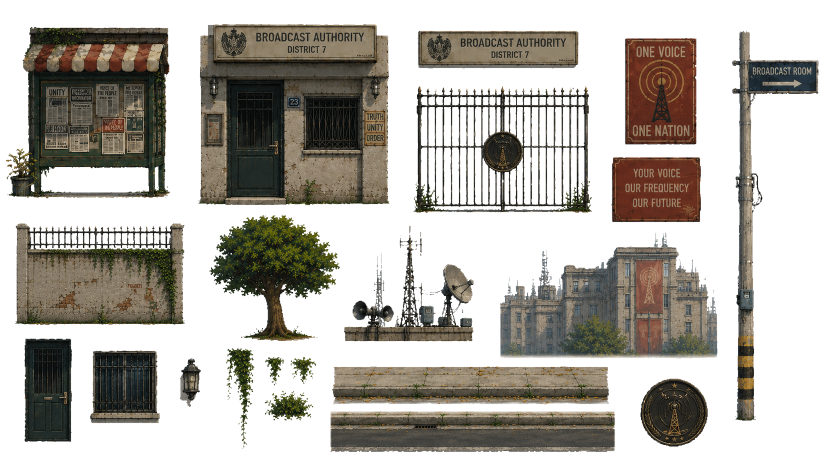
#> input picture assets/art/Day1 Scene 1/ChatGPT Image Jul 17, 2026, 04_11_10 PM (2).png, 1672 x 941 px (shown at 1/2 size)
$ python prepare_day1_tiles.py
#> lines starting #> are read from the running program, lines starting #| are printed output that depends on the picture; after the words box and inside, x2 and y2 are one past the last pixel; in counts of white or black regions, pixels touching at a corner belong together
"""Prepare the Day 1 environment atlas for Godot.

The source is an RGB sheet with a near-white connected background.  This script
removes only that connected background, preserves the original pixels, and
exports tightly cropped RGBA props for use as TileSet atlas sources.
"""

from __future__ import annotations

import json
from pathlib import Path

import numpy as np
from PIL import Image, ImageFilter


PROJECT_ROOT = Path(__file__).resolve().parents[1]
SOURCE = PROJECT_ROOT / "assets/art/Day1 Scene 1/ChatGPT Image Jul 17, 2026, 04_11_10 PM (2).png"
BACKUP = SOURCE.with_name(f"{SOURCE.stem}.original-rgb.png")
OUTPUT_DIR = SOURCE.parent / "tiles"

# Rectangles are deliberately separated along the generous gutters in the
# source sheet.  Each crop is trimmed again after alpha extraction.
REGIONS: dict[str, tuple[int, int, int, int]] = {
    "notice_board": (8, 42, 338, 376),
    "authority_entrance": (390, 42, 392, 376),
    "authority_sign": (826, 44, 338, 98),
    "iron_gate": (814, 158, 378, 280),
    "one_voice_poster": (1238, 66, 168, 236),
    "frequency_poster": (1210, 305, 210, 151),
    "broadcast_signpost": (1448, 48, 216, 804),
    "walled_fence": (18, 436, 362, 224),
    "tree": (405, 419, 278, 274),
    "broadcast_antenna": (674, 440, 282, 252),
    "authority_building": (984, 480, 468, 246),
    "security_door": (40, 668, 112, 226),
    "barred_window": (170, 692, 154, 168),
    "wall_lamp": (348, 678, 66, 150),
    "hanging_vines": (430, 690, 210, 220),
    "sidewalk_light": (650, 720, 580, 93),
    "sidewalk_road": (650, 813, 590, 102),
    "authority_emblem": (1268, 744, 158, 158),
}


def background_matte(rgb: np.ndarray) -> np.ndarray:
    """Return pixels belonging to the source sheet's off-white matte.

    The strict color and brightness limits preserve aged pale details while
    also clearing matte pockets enclosed by fence bars and prop silhouettes.
    """

    edge = np.concatenate((rgb[0], rgb[-1], rgb[:, 0], rgb[:, -1]), axis=0)
    key = np.median(edge, axis=0)
    delta = rgb.astype(np.int32) - key.astype(np.int32)
    distance = np.sqrt(np.sum(delta * delta, axis=2))
    channel_spread = rgb.max(axis=2).astype(np.int16) - rgb.min(axis=2).astype(np.int16)
    candidate = (distance <= 18.0) & (channel_spread <= 18) & (rgb.min(axis=2) >= 215)

    return candidate


def make_rgba(source: Image.Image) -> Image.Image:
    rgb = np.asarray(source.convert("RGB"))
    background = background_matte(rgb)
    alpha = Image.fromarray((~background * 255).astype(np.uint8), mode="L")
    # Contract by one pixel before feathering so the original off-white matte
    # cannot produce a bright fringe around filtered tile edges.
    alpha = alpha.filter(ImageFilter.MinFilter(3))
    alpha = alpha.filter(ImageFilter.GaussianBlur(radius=0.45))
    rgba = source.convert("RGBA")
    rgba.putalpha(alpha)
    return rgba


def export_tiles(rgba: Image.Image) -> dict[str, dict[str, object]]:
    OUTPUT_DIR.mkdir(parents=True, exist_ok=True)
    manifest: dict[str, dict[str, object]] = {}

    for name, rect in REGIONS.items():
        x, y, width, height = rect
        crop = rgba.crop((x, y, x + width, y + height))
        alpha_bbox = crop.getchannel("A").point(lambda value: 255 if value >= 20 else 0).getbbox()
        if alpha_bbox is None:
            raise RuntimeError(f"Region {name!r} contains no visible pixels")

        # Keep two transparent pixels around each prop to protect filtered edges.
        left = max(0, alpha_bbox[0] - 2)
        top = max(0, alpha_bbox[1] - 2)
        right = min(width, alpha_bbox[2] + 2)
        bottom = min(height, alpha_bbox[3] + 2)
        crop = crop.crop((left, top, right, bottom))

        output = OUTPUT_DIR / f"{name}.png"
        crop.save(output, optimize=True)
        manifest[name] = {
            "file": output.relative_to(PROJECT_ROOT).as_posix(),
            "source_rect": [x + left, y + top, right - left, bottom - top],
            "size": list(crop.size),
        }

    return manifest


def main() -> None:
    source_path = BACKUP if BACKUP.exists() else SOURCE
    source = Image.open(source_path).convert("RGB")
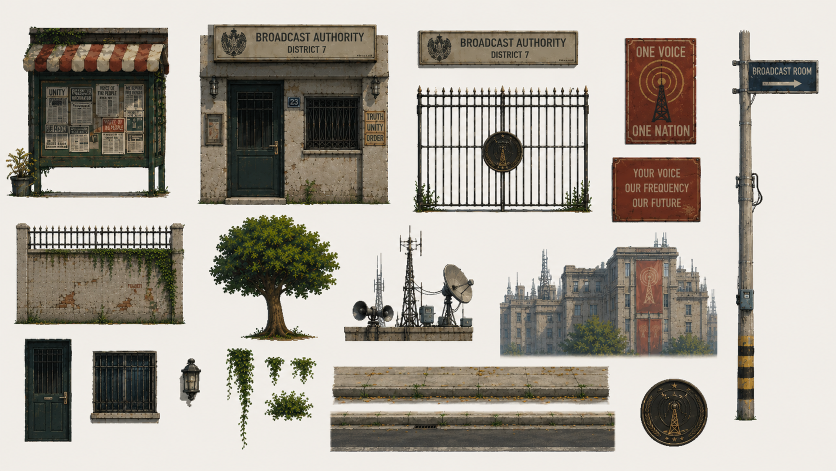
#> source: PIL image 1672x941 RGB (shown at 1/2 size); mean R, G, B 171.9, 166.3, 156.8
    if not BACKUP.exists():
        source.save(BACKUP, optimize=True)

    rgba = make_rgba(source)
#> in background_matte, `key = np.median(edge, axis=0)`: key = [241, 237, 231]
#> in background_matte, `distance = np.sqrt(np.sum(delta * delta, axis=2))`:
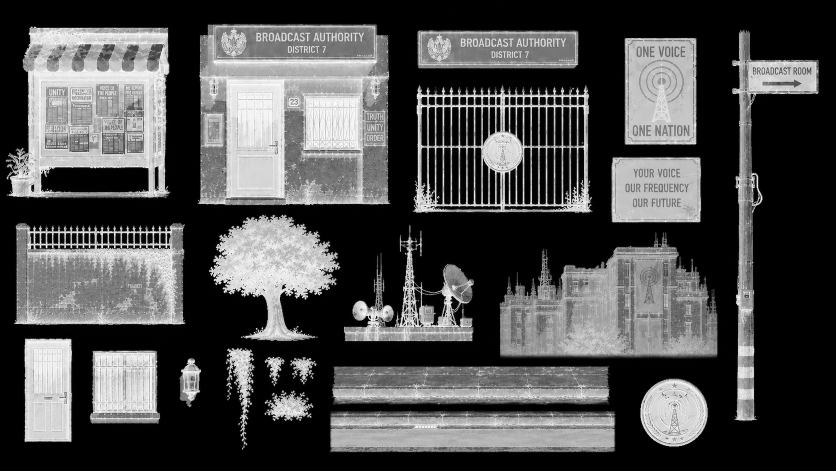
#> distance: shape (941, 1672) float64 (shown at 1/2 size); min 0, max 409.4, mean 125.3; drawn with min black and max white
#> in background_matte, `channel_spread = rgb.max(axis=2).astype(np.int16) - rgb.min(axis=2).as..`:
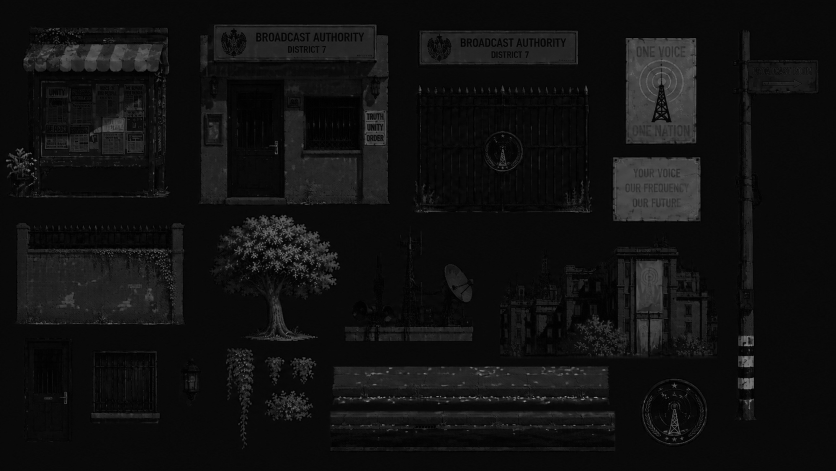
#> channel_spread: shape (941, 1672) int16 (shown at 1/2 size); min 0, max 175, mean 16.4
#> in background_matte, `candidate = (distance <= 18.0) & (channel_spread <= 18) & (rgb.min(axi..`:
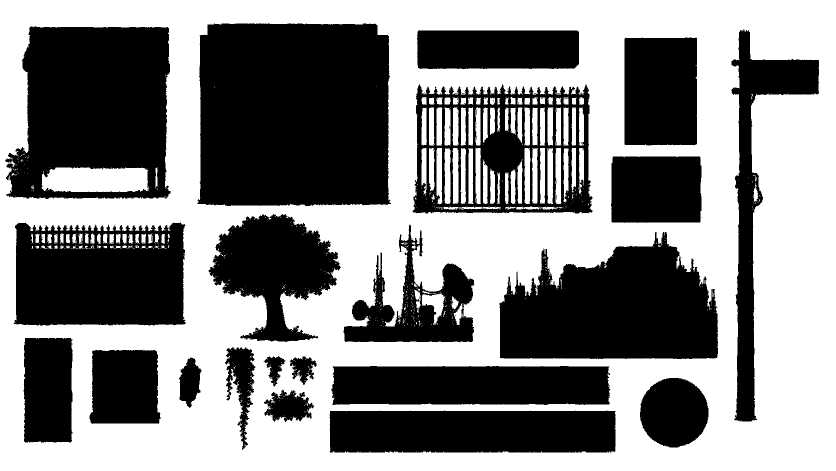
#> candidate: shape (941, 1672) bool (shown at 1/2 size); 52.6% white; 114 black regions (93 under 20 px), largest, box (x1, y1, x2, y2) and area: (395, 47, 782, 412) 135647, (10, 53, 341, 398) 88948, (999, 464, 1436, 718) 79952
#> in make_rgba, `alpha = alpha.filter(ImageFilter.MinFilter(3))`:
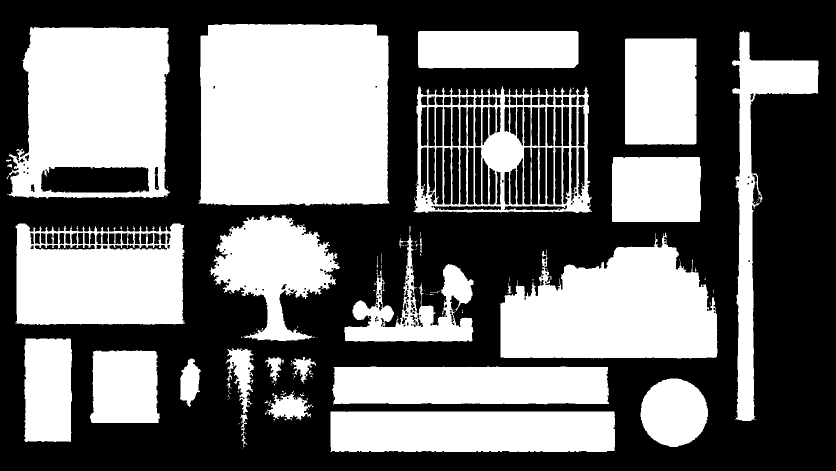
#> alpha: PIL image 1672x941 L (shown at 1/2 size); 44.2% white; 108 white regions (73 under 20 px), largest, box (x1, y1, x2, y2) and area: (396, 48, 779, 411) 133848, (14, 54, 340, 397) 85522, (1000, 465, 1435, 717) 76622
#> in make_rgba, rgba is the input picture: PIL image 1672x941 RGBA; mean R, G, B, A 171.9, 166.3, 156.8, 112.7
    rgba.save(SOURCE, optimize=True)
    manifest = export_tiles(rgba)
#> the loop in export_tiles, `for name, rect in REGIONS.items():` made 18 passes
#> (alpha_bbox, left, top, right, bottom) on passes 1 to 12: ((3, 11, 333, 356), 1, 9, 335, 358), ((5, 5, 390, 370), 3, 3, 392, 372), ((8, 17, 332, 94), 6, 15, 334, 96), ((12, 14, 371, 269), 10, 12, 373, 271), ((11, 9, 156, 225), 9, 7, 158, 227), ((12, 8, 193, 140), 10, 6, 195, 142), ((15, 13, 190, 795), 13, 11, 192, 797), ((11, 10, 353, 215), 9, 8, 355, 217), ((13, 11, 276, 264), 11, 9, 278, 266), ((0, 11, 274, 244), 0, 9, 276, 246), ((15, 0, 452, 238), 13, 0, 454, 240), ((7, 8, 105, 217), 5, 6, 107, 219)
#> pass 1, in export_tiles, `crop = rgba.crop((x, y, x + width, y + height))`:
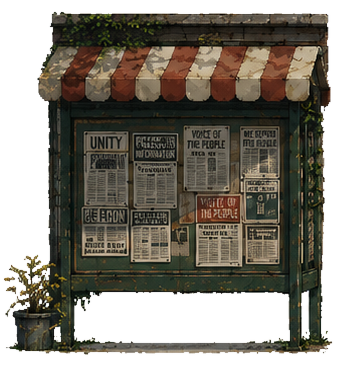
#> crop: PIL image 338x376 RGBA; mean R, G, B, A 127.4, 121.9, 110.4, 171.8; transparent parts drawn white
#> after the loop in export_tiles, `for name, rect in REGIONS.items():`:
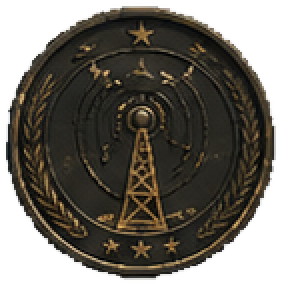
#> crop: PIL image 141x143 RGBA (shown 2 times larger); mean R, G, B, A 105.1, 100.2, 91.3, 180.7; transparent parts drawn white
#> after the loop in export_tiles, `for name, rect in REGIONS.items():`: manifest = 18 items
#> manifest = 18 items
    (OUTPUT_DIR / "manifest.json").write_text(
        json.dumps(manifest, indent=2) + "\n", encoding="utf-8"
    )

    alpha = np.asarray(rgba.getchannel("A"))
    print(f"Prepared {SOURCE.name}: {rgba.size[0]}x{rgba.size[1]} RGBA")
#| Prepared ChatGPT Image Jul 17, 2026, 04_11_10 PM (2).png: 1672x941 RGBA
    print(f"Transparent pixels: {(alpha == 0).sum():,}; visible pixels: {(alpha > 0).sum():,}")
#| Transparent pixels: 804,417; visible pixels: 768,935
    print(f"Exported {len(manifest)} tiles to {OUTPUT_DIR}")
#| Exported 18 tiles to assets/art/Day1 Scene 1/tiles


if __name__ == "__main__":
    main()

$ run again, with assets/art/Day1 Scene 1/ChatGPT Image Jul 17, 2026, 04_10_32 PM (3).png copied over assets/art/Day1 Scene 1/ChatGPT Image Jul 17, 2026, 04_11_10 PM (2).png
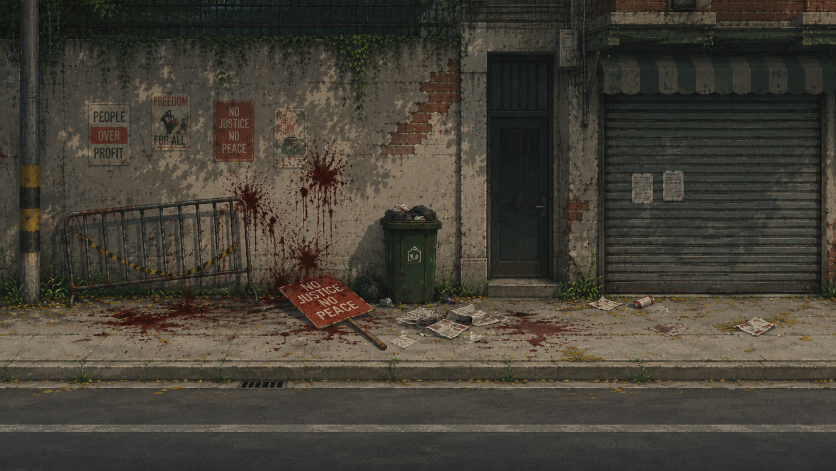
#> input picture assets/art/Day1 Scene 1/ChatGPT Image Jul 17, 2026, 04_10_32 PM (3).png, 1672 x 941 px (shown at 1/2 size)
#> in main, source is the input picture: PIL image 1672x941 RGB; mean R, G, B 69, 64.1, 54.3
#> key = [47, 46, 44]
#> candidate: shape (941, 1672) bool; every value is 0
#> alpha: PIL image 1672x941 L; every value is 255
#> the loop in export_tiles, `for name, rect in REGIONS.items():` made 18 passes
#> (alpha_bbox, right, bottom) on passes 1 to 8: ((0, 0, 338, 376), 338, 376), ((0, 0, 392, 376), 392, 376), ((0, 0, 338, 98), 338, 98), ((0, 0, 378, 280), 378, 280), ((0, 0, 168, 236), 168, 236), ((0, 0, 210, 151), 210, 151), ((0, 0, 216, 804), 216, 804), ((0, 0, 362, 224), 362, 224)
#> after the loop in export_tiles, `for name, rect in REGIONS.items():`:
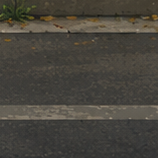
#> crop: PIL image 158x158 RGBA; mean R, G, B, A 72.3, 68.8, 61, 255
#> after the loop in export_tiles, `for name, rect in REGIONS.items():`: manifest = 18 items
#| Prepared ChatGPT Image Jul 17, 2026, 04_11_10 PM (2).png: 1672x941 RGBA
#| Transparent pixels: 0; visible pixels: 1,573,352
#| Exported 18 tiles to assets/art/Day1 Scene 1/tiles
